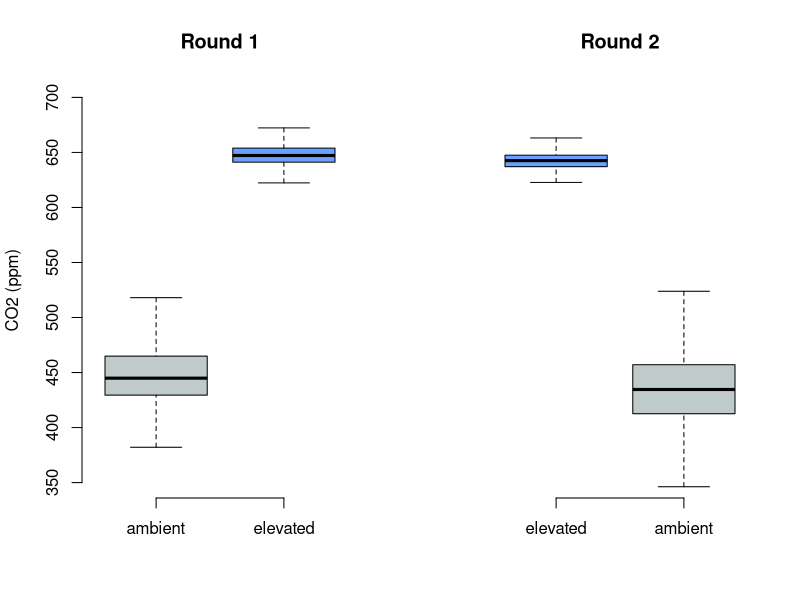
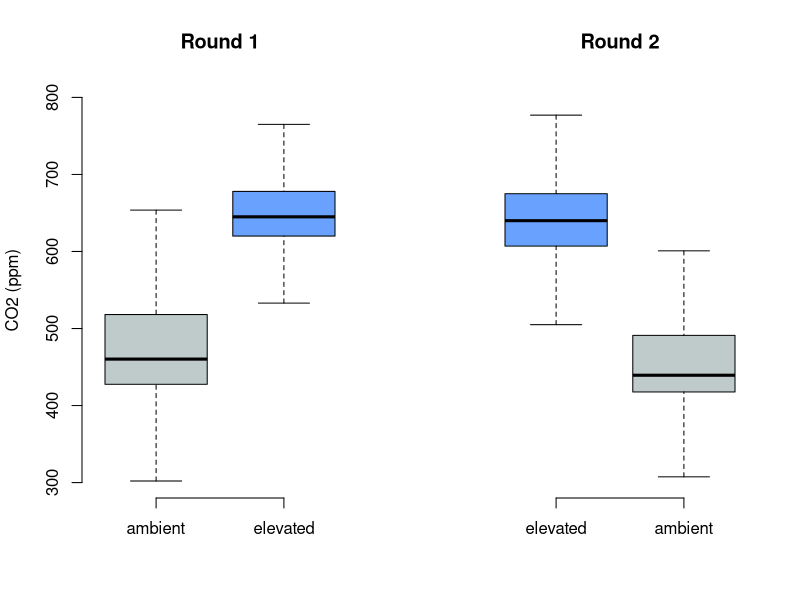

Write R code to recreate these figures, in order.
## Bernauer et al. (in prep for SciReports) Elevated atmospheric CO2 has 
  ## small, species-specific effects on pollen chemistry and plant growth across
  ## flowering plant species

# script to plot and analyze greenhouse CO2 logger data

library("tidyverse")

# Experiment 1
C1<-read.csv("CO2_log_exp1.csv")

r1 <- subset(C1, datenum > 6000 & datenum < 8000)
r2 <- subset(C1, datenum > 9500 & datenum < 11000)

par(mfcol = c(1,2))
boxplot(as.numeric(r1$co2_a), as.numeric(r1$co2_e), 
        outline = FALSE, col= c('#becbca', '#69a1ff'), 
        axes=FALSE, xlab="", ylab = "CO2 (ppm)", ylim = c(350,700))
axis(1, labels = c('ambient', 'elevated'), at = c(1,2))
axis(2)
title('Round 1')

boxplot(as.numeric(r2$co2_a), as.numeric(r2$co2_e), 
        outline = FALSE, col= c('#69a1ff', '#becbca'), 
        axes=FALSE, ann = FALSE, ylim = c(350,700))
axis(1, labels = c('elevated', 'ambient'), at = c(1,2))
title('Round 2')

dev.off()

#Experiment 2
#read in data from experiment 2
C2<-read.csv("CO2_log_exp2.csv")

# separate data by round
r1 <- C2 %>% filter(!is.na(Round.1)) # round 1 goes from Nov 17 2021 - Mar 18 2022
r2 <- C2 %>% filter(!is.na(Round.2)) # round 2 goes from Jan 20 2022 until end. 

# remove outliers as determined by +/- 1.5 IQR 
C2 <- C2 %>% filter(is.na(outliers))

# plot CO2 levels 
par(mfcol = c(1,2))
boxplot(as.numeric(r1$aco2), as.numeric(r1$eco2), 
        outline = FALSE, col= c('#becbca', '#69a1ff'), 
        axes=FALSE, xlab="", ylab = "CO2 (ppm)", 
        ylim = c(300,800))
axis(1, labels = c('ambient', 'elevated'), at = c(1,2))
axis(2)
title('Round 1')

boxplot(as.numeric(r2$eco2), as.numeric(r2$aco2), 
        outline = FALSE, col= c('#69a1ff', '#becbca'), 
        axes=FALSE, ann = FALSE, 
        ylim = c(300,800))
axis(1, labels = c('elevated', 'ambient'), at = c(1,2))
title('Round 2')

dev.off()

